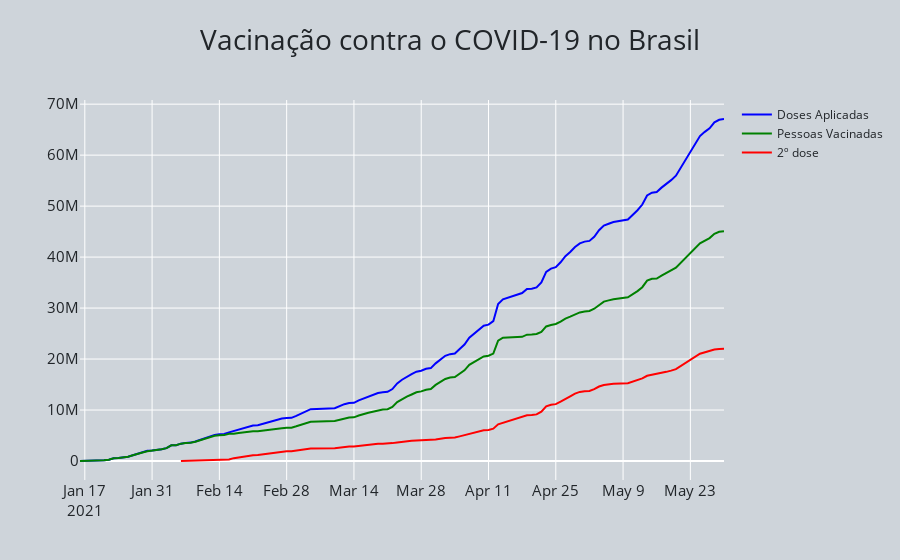

Notebook code for this chart:
### Code cell
#Vacinação
fig = go.Figure()
fig.add_trace(
    go.Scatter(x=df_.date, y=df_.total_vaccinations, name='Doses Aplicadas', mode= "lines", 
              line=dict(color='blue'))
)
fig.add_trace(
    go.Scatter(x=df_.date, y=df_.people_vaccinated, name='Pessoas Vacinadas', mode= "lines", 
              line=dict(color='green'))
)
fig.add_trace(
    go.Scatter(x=df_.date, y=df_.people_fully_vaccinated, name='2º dose', mode= "lines", 
              line=dict(color='red'))
)
fig.update_layout(title='Vacinação contra o COVID-19 no Brasil', title_x=0.5,
                 paper_bgcolor='rgb(206, 212, 218)',
                 plot_bgcolor='rgba(0,0,0,0)',
                 font_color='rgb(33, 37, 41)',
                 title_font_size=28,
                 yaxis = dict(tickfont = dict(size=15)),
                 xaxis = dict(tickfont = dict(size=15)))
fig.show()
